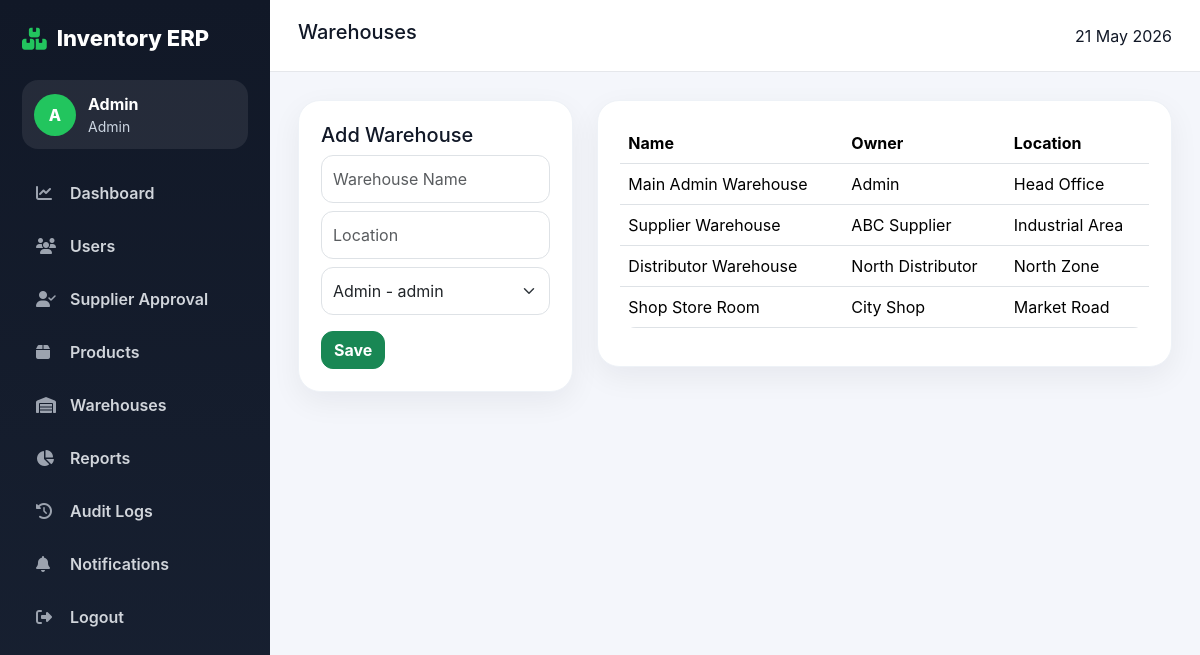
The app's page /admin/warehouses.php (signed in) with its own data.
### tables this page shows
CREATE TABLE warehouses(id INT AUTO_INCREMENT PRIMARY KEY, name VARCHAR(120), location VARCHAR(200), owner_id INT, owner_role VARCHAR(30), created_at TIMESTAMP DEFAULT CURRENT_TIMESTAMP);

CREATE TABLE users(id INT AUTO_INCREMENT PRIMARY KEY, name VARCHAR(100), email VARCHAR(120) UNIQUE, password VARCHAR(255), role ENUM('admin','supplier','distributor','shop') NOT NULL, parent_id INT DEFAULT NULL, status ENUM('pending','active','blocked') DEFAULT 'active', created_at TIMESTAMP DEFAULT CURRENT_TIMESTAMP);

### admin/warehouses.php (the view)
<?php require_once '../includes/auth.php'; require_role('admin'); $page_title='Warehouses'; if(isset($_POST['add'])){ $n=clean($conn,$_POST['name']); $l=clean($conn,$_POST['location']); $o=(int)$_POST['owner_id']; $ou=mysqli_fetch_assoc(mysqli_query($conn,"SELECT role FROM users WHERE id=$o")); mysqli_query($conn,"INSERT INTO warehouses(name,location,owner_id,owner_role) VALUES('$n','$l',$o,'{$ou['role']}')"); redirect('warehouses.php'); } include '../includes/header.php'; include '../includes/sidebar.php'; $users=mysqli_query($conn,"SELECT * FROM users"); $q=mysqli_query($conn,"SELECT w.*,u.name owner FROM warehouses w LEFT JOIN users u ON u.id=w.owner_id"); ?>
<div class="row g-4"><div class="col-md-4"><div class="card-box"><h5>Add Warehouse</h5><form method="POST"><input class="form-control mb-2" name="name" placeholder="Warehouse Name"><input class="form-control mb-2" name="location" placeholder="Location"><select class="form-select mb-3" name="owner_id"><?php while($u=mysqli_fetch_assoc($users)){ ?><option value="<?php echo $u['id']; ?>"><?php echo $u['name'].' - '.$u['role']; ?></option><?php } ?></select><button name="add" class="btn btn-success">Save</button></form></div></div><div class="col-md-8"><div class="card-box"><table class="table"><tr><th>Name</th><th>Owner</th><th>Location</th></tr><?php while($r=mysqli_fetch_assoc($q)){ ?><tr><td><?php echo $r['name']; ?></td><td><?php echo $r['owner']; ?></td><td><?php echo $r['location']; ?></td></tr><?php } ?></table></div></div></div><?php include '../includes/footer.php'; ?>

### assets/css/style.css (style rules this page uses)
:root { --dark:#111827;--dark2:#1f2937;--green:#22c55e;--bg:#f4f6fb;--text:#111827;--muted:#6b7280;--card:#fff; }
* { box-sizing:border-box }
body { margin:0;font-family:Inter,Segoe UI,Arial,sans-serif;background:var(--bg);color:var(--text) }
.card-box { background:var(--card);border-radius:22px;box-shadow:0 10px 30px rgba(15,23,42,.06);padding:22px;border:1px solid #eef2f7 }
.table { background:#fff;border-radius:16px;overflow:hidden }
.btn { border-radius:12px;font-weight:700 }
.form-control,.form-select { border-radius:12px;padding:11px }

### records on screen
warehouses: name "Main Admin Warehouse", owner.name "Admin", location "Head Office"
warehouses: name "Supplier Warehouse", owner.name "ABC Supplier", location "Industrial Area"
warehouses: name "Distributor Warehouse", owner.name "North Distributor", location "North Zone"
warehouses: name "Shop Store Room", owner.name "City Shop", location "Market Road"

### other values on screen
substr($_SESSION['name'] ?? 'U',0,1) "A"
$_SESSION['name'] "Admin"
$role "Admin"
$text "Dashboard Users Supplier Approval Products Warehouses Reports Audit Logs Notifications Logout"
$page_title "Warehouses"
form field owner_id "Admin - admin"
